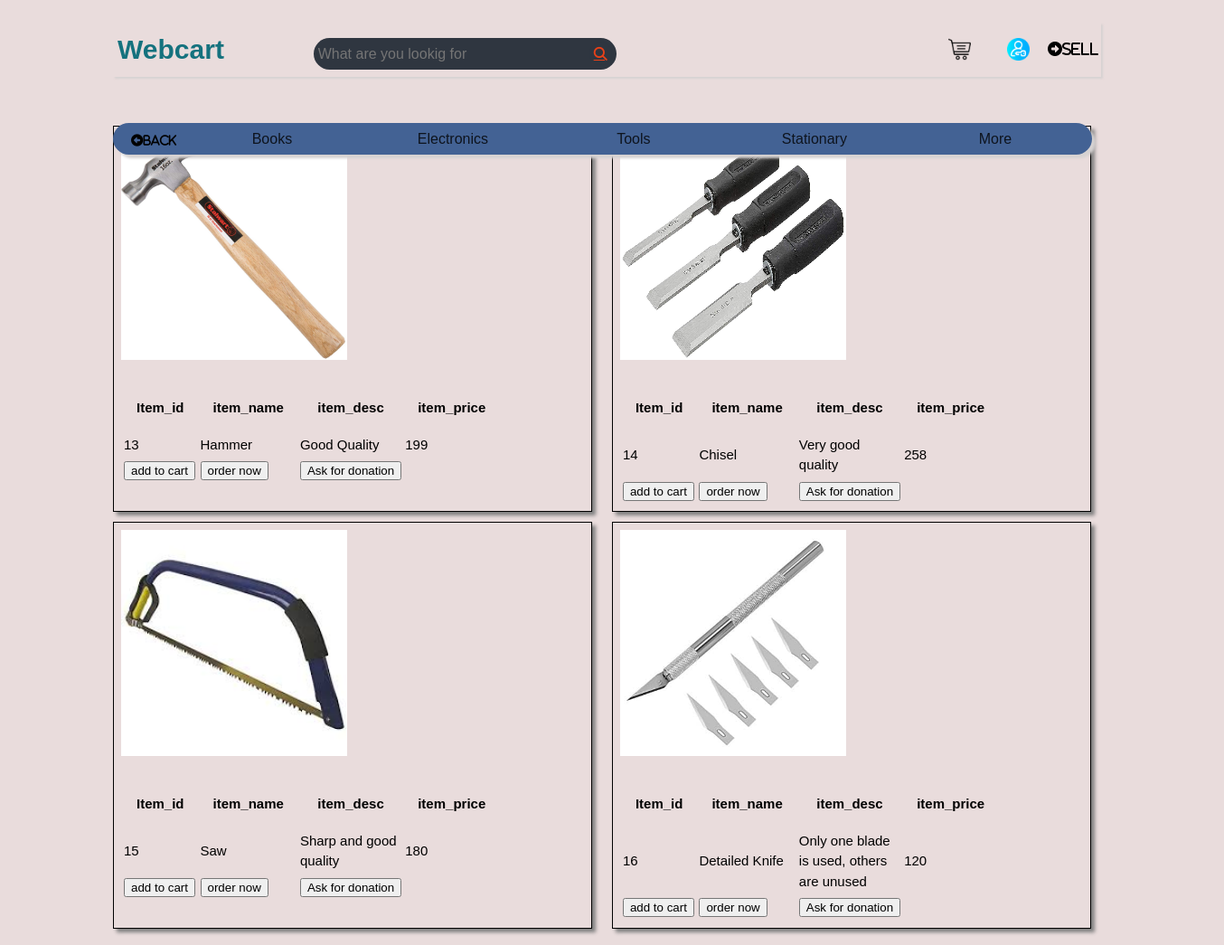
The page /php/Tools.php (signed in) on the database its author committed.
### tables this page shows
CREATE TABLE `items` (
  `Item_id` int(10) NOT NULL,
  `brand_name` varchar(50) DEFAULT NULL,
  `Item_name` varchar(50) NOT NULL,
  `item_img` text NOT NULL,
  `Img_2` text DEFAULT NULL,
  `Img_3` text DEFAULT NULL,
  `Img_4` text DEFAULT NULL,
  `item_desc` varchar(50) NOT NULL,
  `Item_price` int(10) NOT NULL,
  `type` varchar(50) NOT NULL,
  `date` date NOT NULL,
  `s_id` int(11) NOT NULL
);

### php/Tools.php (the view, shortened to what this page needs)
<?php
if (isset($_SESSION["uid"])) {
    include("./connect.php");
    $query = "SELECT `Item_id`, `brand_name`, `Item_name`, `item_img`, `item_desc`, `Item_price`, `type`, `date`, `s_id` FROM `items` WHERE `type` = 'Tools'";
    $run = mysqli_query($conn, $query);
    function get_recent()
    {
        global $run;
        if ($run == true) {
            while ($data = mysqli_fetch_assoc($run)) {
                ?>
                <div style=" margin-top:2%; border:1px solid black;box-shadow:4px 4px 4px grey;margin-right:4%; display:grid; grid-template-columns: 30% 70%; ">
                    <form action="Tools_sql.php" method="post">
                        <div style="padding:5%">
                            <img src="../images/<?php echo $data["item_img"]; ?>" style="width: 250px; height: 250px;">
                        </div>
                        <div style="padding:5%">
                            <table style="margin-top:2%">
                                <tr>
                                    <th>Item_id</th>
                                    <th>item_name</th>
                                    <th>item_desc</th>
                                    <th>item_price</th>
                                </tr>
                                <tr style="padding:50px;">
                                    <td><?php echo $data["Item_id"]; ?></td>
                                    <td><?php echo $data["Item_name"]; ?></td>
                                    <td><?php echo $data["item_desc"]; ?></td>
                                    <td><?php echo $data["Item_price"]; ?></td>
                                </tr>
                                <tr>
                                    <td><input type="submit" name="add" value="add to cart"></td>
                                    <td><input type="submit" name="order" value="order now"></td>
                                    <td><input type="submit" name="Donate" value="Ask for donation"></td>
                                </tr>
                            </table>
                    </form>
                </div>
                </div>
<?php
            }
        } else {
            echo "error";
        }
    }
}
?>
<!DOCTYPE html>
<html>
<head>
    <link rel="stylesheet" type="text/css" href="../css/index4-11style.css">
</head>
<body>
    <div class="header">
        <div class="head">
            <h1><a href="./index2.php" style="color: rgb(21, 114, 126); text-decoration: none;">Webcart</a></h1>
        </div>
        <div class="head_img">
            <div class="search-bar">
                <input class="search-txt" type="text" name="" placeholder="What are you lookig for">
                <a class="search-btn" href="#">
                    <i class="fas fa-search"></i>
                </a>
            </div>
            <a href="session_end.php"><img src="../html_imges/user.png" style="height: 25px; width:25px"></a>
            <a href="./cart.php"><img src="../html_imges/shopping-cart.png" style="height: 25px; width:25px"></a>
        </div>
        <div class="sell">
            <a class="sellb" href="./sellerindex.php" style="height: 25px; width:25px">
                <i class="fas fa-arrow-alt-circle-right">sell</i>
            </a>
        </div>
    </div>
    <div class="categories">
        <a class="sellb" style="height: 25px; width:25px;
        padding-left:15px; padding-top:5px">
            <button type="button" name="" value="Back" onclick="history.go(-1)" style="height: 25px; width:45px;
                    padding-left:5px; padding-top:5px;border: none; background-color:transparent"><i class="fas fa-arrow-alt-circle-left">Back</i></button>
        </a>
        <ul>
            <li><a href="books.php">Books</a>
            </li>
            <li><a href="engineering.php">Electronics</a>
            </li>
            <li><a href="Tools.php">Tools</a>
            </li>
            <li><a href="stationary.php">Stationary</a>
            </li>
            <li><a href="#">More</a>
            </li>
        </ul>
    </div>
    <div style="margin-top:10%; display:grid; grid-template-columns: 50% 50%;">
        <?php get_recent(); ?>
</body>
</html>

### css/index4-11style.css (style rules this page uses)
html { scroll-behavior: smooth; transition-delay: 800ms; ; }
body { font: 15px/1.5 Arial, Helvetica,sans-serif; padding:0; margin-left:8.5%; margin-right:8.5%; padding: 10px; background-color: rgba(228, 212, 212, 0.795); }
.header { position: absolute; width: 80%; height: 50px; display:grid; grid-template-columns: 20% 75% 5%; margin-top: 0.5%; padding: 5px; box-shadow: 2px 2px 2px rgb(214, 210, 210); align-items: center; }
.head h1 { display: inline; color: rgb(26, 91, 134); font-weight: bold; padding-top: 15px ; }
.search-bar { float: left; position: absolute; transform:translate(-50% -50%); background: #2f3640; height: 25px; border-radius: 40px; padding: 5px; }
.search-btn { color: #e84118; float: right; background:#2f3640; width: 25px; height: 25px; border-radius: 50%; display: flex; justify-content: center; align-items: center; }
.search-txt { border: none; background: none; outline: none; float: left; padding: 0; color: white; font-size: 16px; transition: .4s; line-height: 25px; width: 300px; }
.head_img img { float: right; padding: 0 20px 0 20px; }
.sell { float: left; padding: 0; font-size: 16px; transition: .4s; line-height: 25px; width: 300px; padding-right:15px ; }
.sellb { color:black; float: left; width: 40px; height: 25px; align-items: center; }
.categories { position: absolute; top: 13%; width: 80%; background-color: rgb(67, 98, 148); border-radius: 20px; color: white; box-shadow: 4px 4px 3px rgb(214, 210, 210); }
.categories ul { margin: 5px; padding: 0px; list-style: none; margin-left:7%; }
.categories ul li { float: left; height:30px ; width: 200px; text-align: center; font-size: 12pt; line-height: 25px; opacity: 0.8; }
.categories ul li a { text-decoration: none; display: block; color: rgb(0, 0, 0); }

### php/Tools.php (style rules this page uses)
th { padding: 15px; }

### rows shown on the page
items: item_img (picture), Item_id "13", Item_name "Hammer", item_desc "Good Quality", Item_price "199"
items: item_img (picture), Item_id "14", Item_name "Chisel", item_desc "Very good quality", Item_price "258"
items: item_img (picture), Item_id "15", Item_name "Saw", item_desc "Sharp and good quality", Item_price "180"
items: item_img (picture), Item_id "16", Item_name "Detailed Knife", item_desc "Only one blade is used, others are unused", Item_price "120"
